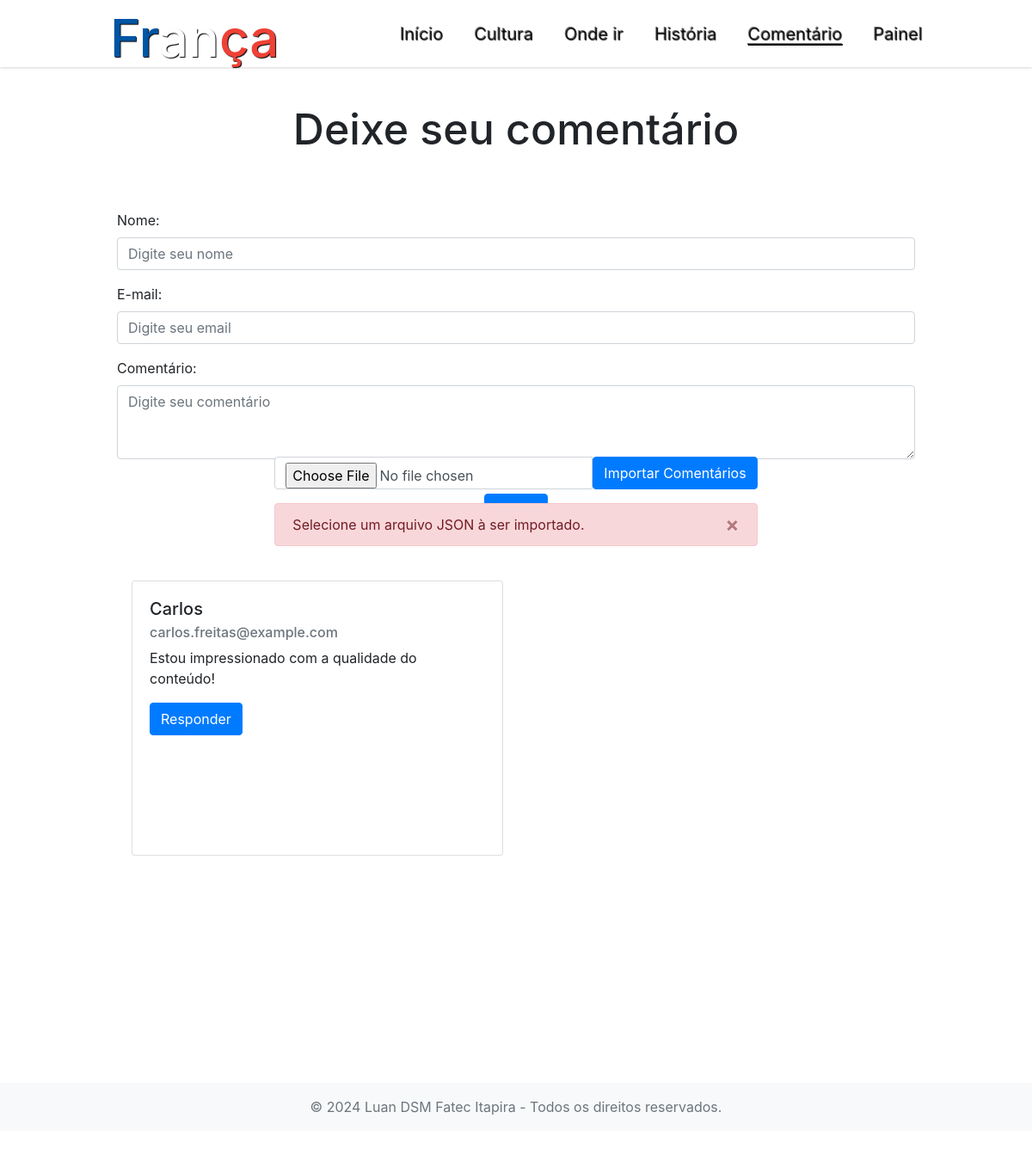
The app's page /pages/comentario.php?empty=true (signed in) with its own data.
### tables this page shows
CREATE TABLE `commentaries` (
  `id` varchar(36) NOT NULL,
  `guest_name` varchar(255) NOT NULL,
  `guest_email` varchar(64) NOT NULL,
  `commentary` text NOT NULL,
  `created_at` timestamp NOT NULL DEFAULT current_timestamp(),
  `is_valid` tinyint(1) NOT NULL DEFAULT 1
);

### model/Commentary.php (called while the page is built, shortened)
<?php
class Commentary
{
    public static function getAllValidCommentaries()
    {
        try {
            $connection = Connection::connect();
            $stmt = $connection->prepare('SELECT
            c.id AS commentary_id,
            c.commentary,
            c.created_at AS commentary_date,
            c.is_valid,
            c.guest_name,
            c.guest_email,
            CONCAT("[", GROUP_CONCAT(CONCAT(\'{"response":"\', REPLACE(r.response, \'"\', \'\\"\'), \'","response_date":"\', r.created_at, \'"}\') SEPARATOR ","), "]") AS response
        FROM
            commentaries c
        LEFT JOIN
            commentaries_response r ON c.id = r.id_commentary
        WHERE
            c.is_valid = 1
        GROUP BY
            c.id;');
            $stmt->execute();
            $validCommentaries = $stmt->fetchAll(PDO::FETCH_ASSOC);
            return json_encode($validCommentaries);
        } catch (PDOException $e) {
            return json_encode(["error" => "Erro ao buscar os comentários válidos: " . $e->getMessage()]);
        }
    }
}

### pages/comentario.php (the view, shortened to what this page needs)
<?php
require "../model/Commentary.php";
$fileEmpty = '';
if (isset($_GET['empty'])) {
  $fileEmpty = 'Selecione um arquivo JSON à ser importado.';
}
$commentaries = Commentary::getAllValidCommentaries();
$commentaries_json = json_decode($commentaries, true);
?>
<!DOCTYPE html>
<html lang="pt-BR">
<head>
  <link href="https://stackpath.bootstrapcdn.com/bootstrap/4.5.2/css/bootstrap.min.css" rel="stylesheet" />
  <link rel="stylesheet" href="../styles.css" />
</head>
<body>
  <nav class="navbar navbar-expand-lg navbar-light bg-light fixed-top w-100 bg-transparent blur flex-row padding py-3">
    <div class="d-flex justify-content-between w-100 flex-lg-row align-items-center">
      <a href="../index.html" class="text-decoration-none">
        <div class="logo logo-up h-100 d-flex p-2">
          <h1>
            <span class="header-title title-begin text-shadow">Fr</span><span class="header-title title-mid text-shadow">an</span><span class="header-title title-end text-shadow">ça</span>
          </h1>
        </div>
      </a>
      <div class="d-flex flex-column">
        <div class="collapse navbar-collapse" id="navbarSupportedContent">
          <ul class="navbar-nav ml-auto text-dark-emphasis" style="gap: 20px !important">
            <li class="nav-item d-flex justify-content-center">
              <a class="nav-link link-underline list text-dark-emphasis text-shadow" href="../index.html">Início</a>
            </li>
            <li class="nav-item d-flex justify-content-center">
              <a class="nav-link link-underline text-dark-emphasis list text-shadow" href="./cultura.html">Cultura</a>
            </li>
            <li class="nav-item d-flex justify-content-center">
              <a class="nav-link link-underline text-dark-text-dark-emphasis list text-shadow" href="./onde-ir.html">Onde ir <span class="sr-only">(current)</span></a>
            </li>
            <li class="nav-item d-flex justify-content-center">
              <a class="nav-link link-underline text-dark-emphasis list text-shadow" href="./historia.html">História</a>
            </li>
            <li class="nav-item d-flex justify-content-center">
              <a class="nav-link link-underline text-dark-emphasis list text-shadow" href="">Comentário</a>
            </li>
            <li class="nav-item d-flex justify-content-center">
              <a class="nav-link link-underline link-underline text-dark-emphasis list text-shadow" href="./login.php">Painel</a>
            </li>
          </ul>
        </div>
      </div>
    </div>
  </nav>
  <main>
    <section class="container-fluid wrapper" style="padding-inline: 10vw; margin-top: 15vh">
      <div class="row justify-content-center">
        <div class="col-12 mb-5">
          <h2 class="text-center mb-5 place-title">Deixe seu comentário</h2>
          <form action="./gravar-comentario.php" class="container p-0 p-lg-3" method="POST">
            <div class="form-group">
              <label for="nome">Nome:</label>
              <input type="text" class="form-control" id="nome" placeholder="Digite seu nome" name="nome" />
            </div>
            <div class="form-group">
              <label for="email">E-mail:</label>
              <input type="email" class="form-control" id="email" placeholder="Digite seu email" name="email" />
            </div>
            <div class="form-group">
              <label for="comentario">Comentário:</label>
              <textarea class="form-control" id="comentario" rows="3" placeholder="Digite seu comentário" name="comentario"></textarea>
            </div>
            <div class="d-flex justify-content-center">
              <button type="submit" class="btn btn-primary btn-md mt-4 mb-4">
              </button>
            </div>
          </form>
        </div>
      </div>
    </section>
    <section class="container-fluid wrapper" style='margin-top: -30vh;'>
      <div class="row justify-content-center">
        <div class="col-12 p-lg-5">
          <?php if (isset($_SESSION['user_email'])) : ?>
            <div class="d-flex justify-content-center my-4">
              <form action="./importar-json.php" method="post" enctype="multipart/form-data">
                <div class="input-group mb-3">
                  <input type="file" class="form-control" id="jsonFile" name="jsonFile">
                  <button type="submit" class="btn btn-primary">Importar Comentários</button>
                </div>
                <?php if (!empty($fileEmpty)) : ?>
                  <div class="alert alert-danger alert-dismissible fade show" role="alert">
                    <?php echo $fileEmpty; ?>
                    <button type="button" class="close" data-dismiss="alert" aria-label="Close">
                      <span aria-hidden="true">&times;</span>
                    </button>
                  </div>
                <?php endif; ?>
              </form>
            </div>
          <?php endif; ?>
          <div class="row">
            <?php if (!empty($commentaries_json)) : ?>
              <?php foreach ($commentaries_json as $comment) : ?>
                <div class="col-md-6 mb-4">
                  <div class="card">
                    <div class="card-body">
                      <h5 class="card-title"><?php echo ucwords($comment['guest_name']); ?></h5>
                      <h6 class="card-subtitle mb-2 text-muted"><?php echo $comment['guest_email']; ?></h6>
                      <p class="card-text"><?php echo ucfirst($comment['commentary']); ?></p>
                      <?php if (isset($_SESSION['user_email'])) : ?>
                        <a href="./responder_comentario.php?id=<?php echo $comment['commentary_id']; ?>" class="btn btn-primary">Responder</a>
                      <?php endif; ?>
                    </div>
                  </div>
                </div>
              <?php endforeach; ?>
            <?php else : ?>
              <div class="col-12 text-center">
                <p>Não há comentários disponíveis.</p>
              </div>
            <?php endif; ?>
          </div>
        </div>
      </div>
    </section>
  </main>
  <footer class="footer mt-auto py-3 bg-light">
    <div class="container text-center">
      <span class="text-muted">© 2024 Luan DSM Fatec Itapira - Todos os direitos reservados.</span>
    </div>
  </footer>
</body>
</html>

### styles.css (style rules this page uses)
body { width: 100%; overflow-x: hidden; }
main { min-height: 100vh; }
.wrapper { min-height: 100vh; padding-inline: 10vw; }
.padding { padding-inline: 10vw; }
.navbar { box-shadow: 0px 2px 2px rgba(0, 0, 0, 0.1); }
.navbar-nav .nav-link { color: #333; }
.header-title { font-size: clamp(30px, 5vw, 60px); }
.title-begin { color: #0055a4; }
.title-mid { color: #ffffff; }
.title-end { color: #ef4135; }
.list { font-size: clamp(20px, 1.6vw, 32px); }
.text-shadow { text-shadow: 1px 1px 1px rgba(0, 0, 0, 1); }
.blur { backdrop-filter: blur(5px); width: 100%; background-color: rgba(255, 255, 255, 0.2) !important; }
.card { width: 100%; height: 100%; min-height: 40vh; }
.place-title { font-size: clamp(20px, 7vw, 50px); }
.logo-up { position: absolute; top: 0; left: 14; }

### records on screen
commentaries: guest_name "Carlos", guest_email "carlos.freitas@example.com", commentary "Estou impressionado com a qualidade do conteúdo!"

### other values on screen
$fileEmpty "Selecione um arquivo JSON à ser importado."
